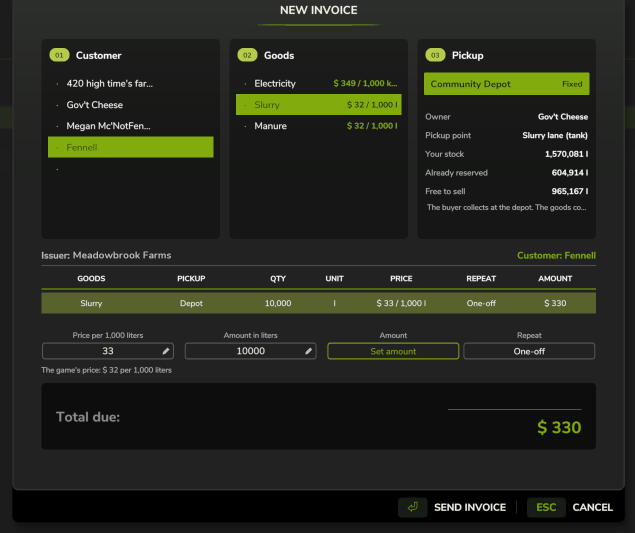
#> input picture previews/form_amount_swap_before.png, 1270 x 1065 px, given in place of uwm_tabIcon_v1.png, which was not available (shown at 1/2 size)
$ python name_player_trading_v2.py form_amount_swap_before.png
#> lines starting #> are read from the running program, lines starting #| are printed output that depends on the picture
"""Name preview v2 (brand PT+ CO-OP) (= menu v6 with the new name Player Trading+, 2026-11-03) of the Utilities page (ESC menu), rebuilt in the UWM CO-OP theme of invoice_wizard_v6_choice.png:
every invoice is a card like the CO-OP options (icon tile per good, title + detail line, status pill, amount, arrow),
summary cards on top, rounded tab buttons. python -I menu_mockup_v4.py <outDir>"""
import sys, os
from PIL import Image, ImageDraw, ImageFont

F = "C:/Windows/Fonts/"
HERE = os.path.dirname(os.path.abspath(__file__))
def font(sz, bold=False):
    return ImageFont.truetype(F + ("segoeuib.ttf" if bold else "segoeui.ttf"), sz)
def sym(sz):
    return ImageFont.truetype(F + "seguisym.ttf", sz)

W, H = 2000, 1125
BG = (36, 37, 35); CARD = (28, 29, 27); SIDE = (20, 21, 19); BAR = (8, 8, 8); TILE = (40, 44, 34)
GREEN = (134, 177, 17); GREEN_L = (166, 200, 60); TINT = (50, 60, 28)
WHITE = (235, 235, 235); GREY = (170, 170, 165); DIM = (110, 112, 105); LINE = (62, 64, 58); EDGE = (46, 48, 43)
ORANGE = (230, 170, 60); BLUE = (110, 170, 230)

def spaced(d, xy, text, fnt, fill, spacing=3, anchor="l"):
    x, y = xy
    total = sum(d.textlength(c, font=fnt) + spacing for c in text) - spacing
    if anchor == "m":
        x -= total / 2
    elif anchor == "r":
        x -= total
    for c in text:
        d.text((x, y), c, font=fnt, fill=fill, anchor="lm")
        x += d.textlength(c, font=fnt) + spacing
    return total

# goods icons (line style, as the CO-OP option icons)
def ic_slurry(d, cx, cy, c):
    d.polygon([(cx, cy - 16), (cx - 11, cy + 2), (cx + 11, cy + 2)], fill=c)
    d.ellipse([cx - 11, cy - 8, cx + 11, cy + 14], fill=c)
def ic_manure(d, cx, cy, c):
    d.pieslice([cx - 17, cy - 8, cx + 17, cy + 26], 180, 360, fill=c)
    d.line([cx - 17, cy + 9, cx + 17, cy + 9], fill=c, width=3)
def ic_power(d, cx, cy, c):
    d.polygon([(cx + 3, cy - 17), (cx - 10, cy + 2), (cx - 1, cy + 2), (cx - 4, cy + 17), (cx + 10, cy - 3), (cx + 1, cy - 3)], fill=c)
def ic_bulk(d, cx, cy, c):                       # a grain ear
    d.line([cx, cy + 17, cx, cy - 15], fill=c, width=3)
    for k in range(4):
        y = cy - 10 + k * 7
        d.ellipse([cx - 10, y - 3, cx - 1, y + 3], fill=c)
        d.ellipse([cx + 1, y - 3, cx + 10, y + 3], fill=c)
def ic_pallet(d, cx, cy, c):                     # a box on a pallet
    d.rectangle([cx - 13, cy - 15, cx + 13, cy + 5], outline=c, width=3)
    d.line([cx - 17, cy + 9, cx + 17, cy + 9], fill=c, width=3)
    for x in (cx - 15, cx, cx + 15):
        d.line([x, cy + 9, x, cy + 15], fill=c, width=3)
ICONS = {"slurry": ic_slurry, "manure": ic_manure, "power": ic_power, "bulk": ic_bulk, "pallet": ic_pallet}

def pill(d, xr, y, text, col):
    f = font(16, True)
    tw = d.textlength(text, font=f)
    d.rounded_rectangle([xr - tw - 28, y - 15, xr, y + 15], 15, outline=col, width=2)
    d.text((xr - 14, y), text, font=f, fill=col, anchor="rm")

def page(path):
    im = Image.new("RGB", (W, H), BG); d = ImageDraw.Draw(im)
    icon = Image.open(os.path.join(HERE, "uwm_tabIcon_v1.png")).convert("RGBA")

    # the game's ESC tab column, ours selected
    d.rectangle([0, 0, 130, H], fill=SIDE)
    for i in range(9):
        y = 2 + i * 129
        if i == 2:
            d.rectangle([0, y, 130, y + 126], fill=GREEN)
            d.polygon([(130, y + 50), (146, y + 63), (130, y + 76)], fill=GREEN)
            small = icon.resize((64, 64), Image.LANCZOS)
            im.paste(small, (33, y + 31), small)
        else:
            d.rounded_rectangle([40, y + 34, 90, y + 92], 6, outline=(200, 200, 200), width=3)
        d.line([0, y + 127, 130, y + 127], fill=(40, 41, 38))
#> this loop made 9 passes
#> pass 3, in page, `small = icon.resize((64, 64), Image.LANCZOS)`:
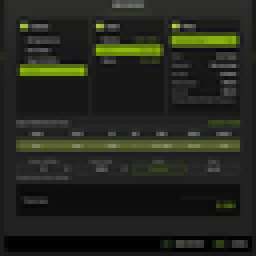
#> small: PIL image 64x64 RGBA (shown 4 times larger); mean R, G, B, A 35.5, 38.3, 29.5, 255
#> after the loop:
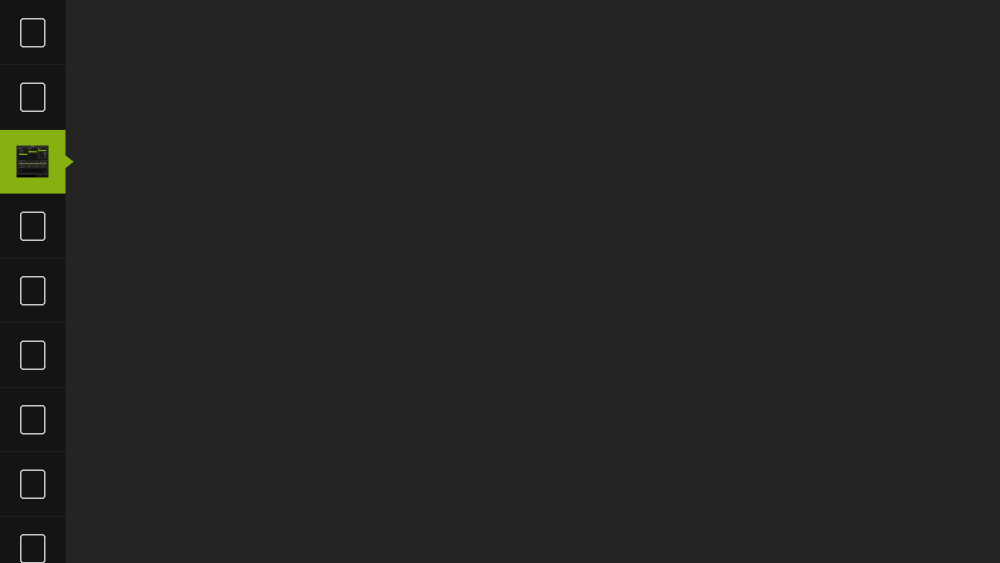
#> im: PIL image 2000x1125 RGB (shown at 1/2 size); mean R, G, B 36, 37.2, 34.3

    # header
    big = icon.resize((70, 70), Image.LANCZOS)
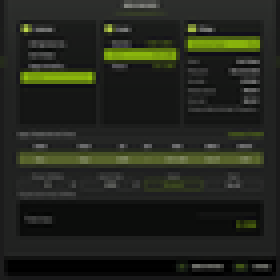
#> big: PIL image 70x70 RGBA (shown 4 times larger); mean R, G, B, A 35.5, 38.3, 29.6, 255
    d.rounded_rectangle([250, 56, 336, 142], 12, fill=GREEN)
    im.paste(big, (258, 64), big)
    spaced(d, (364, 76), "PT+ CO-OP", font(18, True), GREEN_L, 4)
    d.text((364, 114), "Player Trading+", font=font(38, True), fill=WHITE, anchor="lm")
    d.text((364, 148), "Community Depot  -  owner Farm A  -  you are a member", font=font(17), fill=GREY, anchor="lm")
    d.rounded_rectangle([1520, 62, 1848, 140], 10, fill=CARD, outline=EDGE)
    spaced(d, (1544, 84), "BALANCE", font(14, True), DIM, 3)
    d.text((1824, 112), "242,647 $", font=font(32, True), fill=GREEN_L, anchor="rm")

    # summary cards (what needs you, what's running, what waits at the depot)
    sums = [("WAITING FOR YOU", "2", "invoices to accept", GREEN_L), ("RUNNING", "3", "contracts and deals", BLUE),
            ("AT THE DEPOT FOR YOU", "36,000 l", "to collect", ORANGE), ("YOUR GOODS FOR SALE", "60,000 l", "at the depot", GREY)]
    sw = (1848 - 250 - 3 * 18) / 4
    for i, (t, v, sub, col) in enumerate(sums):
        x0 = 250 + i * (sw + 18)
        d.rounded_rectangle([x0, 176, x0 + sw, 262], 8, fill=CARD, outline=EDGE)
        d.rectangle([x0 + 1, 190, x0 + 4, 248], fill=col)
        spaced(d, (x0 + 22, 198), t, font(13, True), DIM, 3)
        d.text((x0 + 22, 234), v, font=font(28, True), fill=WHITE, anchor="lm")
        d.text((x0 + 26 + d.textlength(v, font=font(28, True)), 238), sub, font=font(16), fill=GREY, anchor="lm")

    # tabs (rounded buttons), with counts
    tabs = [("INCOMING", "2"), ("OUTGOING", "3"), ("STANDING ORDERS", "1")]
    x = 250
    for i, (t, n) in enumerate(tabs):
        tw = spaced(ImageDraw.Draw(Image.new("RGB", (1, 1))), (0, 0), t, font(17, True), WHITE, 3)
        bw = tw + 104
        sel = i == 0
        d.rounded_rectangle([x, 290, x + bw, 338], 24, fill=TINT if sel else CARD, outline=GREEN_L if sel else EDGE, width=2 if sel else 1)
        spaced(d, (x + 30, 314), t, font(17, True), WHITE if sel else GREY, 3)
        d.ellipse([x + bw - 52, 300, x + bw - 24, 328], fill=GREEN if sel else TILE)
        d.text((x + bw - 38, 314), n, font=font(15, True), fill=(28, 34, 12) if sel else GREY, anchor="mm")
        x += bw + 16
#> after the loop, x = 1042.8
    d.line([250, 360, 1848, 360], fill=LINE)

    # invoice cards (as the CO-OP options)
    rows = [
        ("pallet", "Honey  -  10,000 l on pallets", "UWM-014  -  from Farm B  -  Day 41  -  one-off  -  10 % off", ("WAITING FOR YOU", GREEN_L), "297 $"),
        ("power", "Electricity  -  4,123 kWh", "UWM-012  -  from Farm C  -  Day 40  -  every day  -  into Bakery", ("ACTIVE", BLUE), "1,443 $"),
        ("bulk", "Wheat  -  30,000 l", "UWM-011  -  from Farm B  -  Day 39  -  Farma silo pipe", ("30,000 L TO COLLECT", ORANGE), "6,000 $"),
        ("manure", "Manure  -  25,000 l", "UWM-009  -  from Farm B  -  Day 37  -  manure pit", ("6,000 L TO COLLECT", ORANGE), "825 $"),
        ("slurry", "Slurry  -  all in stock", "UWM-004  -  from Farm C  -  Day 30  -  every week", ("DONE", DIM), "2,210 $"),
    ]
    for i, (ic, title, sub, (status, scol), amount) in enumerate(rows):
        y = 380 + i * 116
        sel = i == 0
        x0, x1 = 250, 1848
        d.rounded_rectangle([x0, y, x1, y + 100], 8, fill=TINT if sel else CARD, outline=GREEN_L if sel else EDGE, width=2 if sel else 1)
        d.rounded_rectangle([x0 + 20, y + 20, x0 + 80, y + 80], 8, fill=GREEN if sel else TILE)
        ICONS[ic](d, x0 + 50, y + 50, (28, 34, 12) if sel else GREEN_L)
        d.text((x0 + 104, y + 36), title, font=font(22, True), fill=WHITE, anchor="lm")
        d.text((x0 + 104, y + 68), sub, font=font(17), fill=(205, 205, 200) if sel else GREY, anchor="lm")
        pill(d, 1560, y + 50, status, scol)
        d.text((1740, y + 50), amount, font=font(24, True), fill=WHITE, anchor="rm")
        ax = x1 - 38
        d.line([ax - 6, y + 40, ax + 4, y + 50, ax - 6, y + 60], fill=GREEN_L if sel else DIM, width=3)

    # footer
    bx1, bx0 = 1848, 1848 - 380
    d.rounded_rectangle([bx0, 1038, bx1, 1078], 20, fill=CARD, outline=(200, 90, 80), width=2)
    tx = bx0 + 24
    d.line([tx, 1050, tx + 14, 1050], fill=(220, 110, 100), width=2)
    d.rectangle([tx + 2, 1053, tx + 12, 1068], outline=(220, 110, 100), width=2)
    spaced(d, (tx + 30, 1058), "DELETE FINISHED INVOICES", font(14, True), WHITE, 3)
    d.ellipse([bx1 - 48, 1044, bx1 - 20, 1072], fill=TILE)
    d.text((bx1 - 34, 1058), "1", font=font(15, True), fill=GREY, anchor="mm")
    d.text((262, 1060), "Depot share: 134 $ a day  -  You are the farm manager", font=font(17), fill=GREY, anchor="lm")

    # key bar
    d.rectangle([0, 1085, W, H], fill=BAR)
    keys = [("X", "DETAILS"), ("ENTER", "ACCEPT AND PAY"), ("C", "DECLINE"), ("Q", "DELETE FINISHED"), ("SPACE", "NEW"), ("V", "DEPOT"), ("ESC", "BACK")]
    widths = [d.textlength(k, font=font(20, True)) + 30 + 12 + d.textlength(l, font=font(20, True)) + 26 for k, l in keys]
#> widths = [163.9, 304.5, 168.6, 260.9, 178.8, 149.8, 161.5]
    x = W - sum(widths) - 10
#> x = 602.1
    for (k, l), wdt in zip(keys, widths):
        kw = d.textlength(k, font=font(20, True)) + 30
        d.rounded_rectangle([x, 1089, x + kw, 1121], 5, fill=(30, 40, 30), outline=GREEN_L if k == "SPACE" else None, width=2)
        d.text((x + kw / 2, 1105), k, font=font(20, True), fill=GREEN_L, anchor="mm")
        d.text((x + kw + 12, 1105), l, font=font(20, True), fill=WHITE, anchor="lm")
        x += wdt
        d.line([x - 13, 1095, x - 13, 1115], fill=DIM)
#> this loop made 7 passes
#> (k, l, wdt, kw, x) on passes 1 to 7: ('X', 'DETAILS', 163.9, 43.7, 766), ('ENTER', 'ACCEPT AND PAY', 304.5, 96.36, 1070.4), ('C', 'DECLINE', 168.6, 43.97, 1239.1), ('Q', 'DELETE FINISHED', 260.9, 45.75, 1500), ('SPACE', 'NEW', 178.8, 93.44, 1678.8), ('V', 'DEPOT', 149.8, 43.69, 1828.5), ('ESC', 'BACK', 161.5, 69.31, 1990)
#> after the loop, x = 1990
    im.save(path)
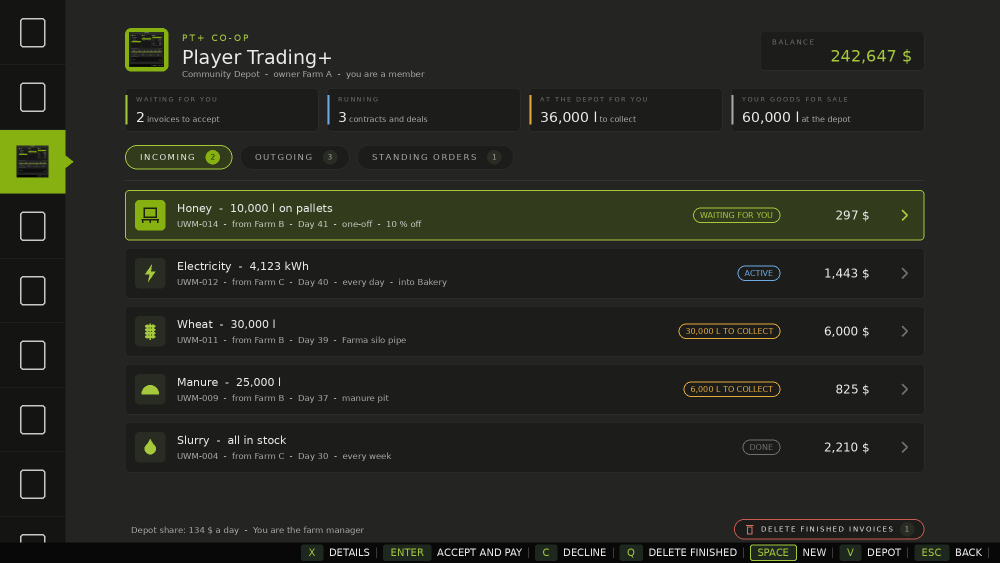
#> saved as name_player_trading_v2_brand.png: PIL image 2000x1125 RGB (shown at 1/2 size); mean R, G, B 37.1, 39.2, 32.7

page(os.path.join(sys.argv[1], "name_player_trading_v2_brand.png"))
